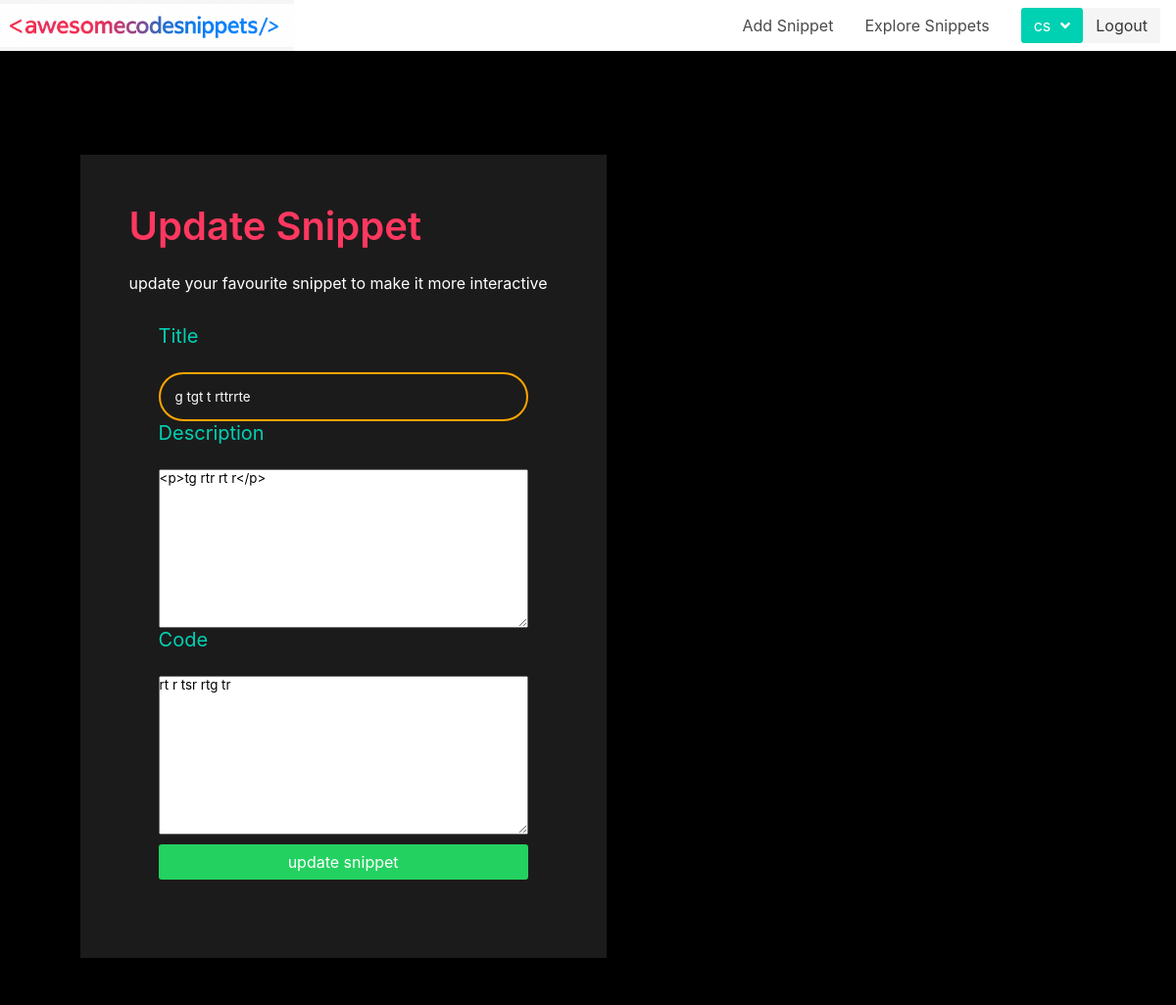
Page /snippet/update/78/ (signed in) on the committed database.
### snippets/models.py (models this page shows, shortened)
class CustomUser(AbstractUser):
    name=models.CharField(_("Name"),max_length=200)
    class Meta:
        unique_together=('name','email','id')

class Snippet(models.Model):
    title=models.CharField(max_length=500)
    coder=models.ForeignKey(CustomUser,on_delete=models.CASCADE)
    description=CKEditor5Field(blank=True,null=True)
    description_html=models.TextField(editable=False)
    code=models.TextField()
    highlighted_code=models.TextField(editable=False)
    tags=TagField()
    publication_date=models.DateTimeField(editable=False)
    updated_date=models.DateTimeField(editable=False)
    language = models.CharField(choices=LANGUAGE_CHOICES, default='python', max_length=100)
    style = models.CharField(choices=STYLE_CHOICES, default='friendly', max_length=100)
    class Meta:
        ordering=['-publication_date']

### snippets/views.py (the view)
# urls.py: path('snippet/update/<int:pk>/',UpdateSnippet.as_view(),name='update_snippet'),
class UpdateSnippet(LoginRequiredMixin,UpdateView):
    template_name='snippets/update.html'
    model=Snippet
    fields=['title','description','code']
    login_url=reverse_lazy('account_login')

### templates/snippets/update.html (shortened to what this page needs)
{% extends 'base.html' %}
{% block content %}
{% load static %}
{% include 'navbar.html' %}
{% load i18n %}
{% load account %}
<section class="hero  is-fullheight" style="display: block;">
  <div class="hero-body ">
    <div class='main-section'>
    <p class='title is-2 has-text-danger'>{% trans "Update Snippet" %}</p>
      <p class="subtitile is-6 has-text-white">{% trans "update your favourite snippet to make it more interactive" %}</p>
      <form method="POST" >
        <label class='subtitle is-5 has-text-primary'>Title</label>
        {{form.title}}
        <label class='subtitle is-5 has-text-primary'>Description</label>
        {{form.description}}
        <label class='subtitle is-5 has-text-primary'>Code</label>
        {{form.code}}
        <input type="submit" class="is-success button" value="{% trans 'update snippet' %}" />
        </form>
    </div>
    </div>
</section>
{% endblock content %}

### templates/navbar.html (shortened to what this page needs)
{% block navbar %}
{% load static %}
<link href='{% static "css/navbar.css" %}'  rel='stylesheet' >
<nav class="navbar" role="navigation" aria-label="main navigation">
    <div class="navbar-brand">
      <a class="navbar-item ct-navbar-img" href="{% url 'home' %}">
        <img src="{% static 'img/logo.png' %}" width="300" height="100" style="background-position: center;">
      </a>
    </div>
    <div id="navbarBasicExample" class="navbar-menu">
      <div class="navbar-end">
       <a class="navbar-item" href='{% url "create_snippet" %}'>
          Add Snippet
        </a>
        <a class="navbar-item" href='{% url "home" %}#content-section'>
           Explore Snippets
        </a>
        <div class="navbar-item">
          <div class="buttons">
            {% if user.is_authenticated %}
            <div class="dropdown is-right menu">
              <div class="dropdown-trigger">
                <button class="button is-primary" aria-haspopup="true" aria-controls="dropdown-menu6">
                  <span>{{user.username|default:"NA"}}</span>
                  <span class="icon is-small">
                    <i class="fas fa-angle-down" aria-hidden="true"></i>
                  </span>
                </button>
              </div>
            </div>
            <a class="button is-light" href="{% url 'account_logout' %}">
              Logout
            </a>
       {% endif %}
          </div>
        </div>
      </div>
    </div>
  </nav>
{% endblock navbar %}

### static/css/base.css (style rules this page uses)
html { --scrollbarBG: #CFD8DC; --thumbBG: black; }
* { scrollbar-width: 0px; scrollbar-color: var(--thumbBG) var(--scrollbarBG); }
.ct-navbar-img img { max-height: max-content !important; }

### static/css/navbar.css (style rules this page uses)
.ct-navbar-img { padding: 0; }
.ct-navbar-img img { max-height: max-content !important; }
.navbar { position: sticky; top: 0; z-index: 1; box-shadow:0 6px 12px rgba(0, 0, 0, 0.15); }

### rows in the picture
CustomUser: username "cs"
Snippet: title "g tgt t rttrrte", description "<p>tg rtr rt r</p>", code "rt r tsr rtg tr"
